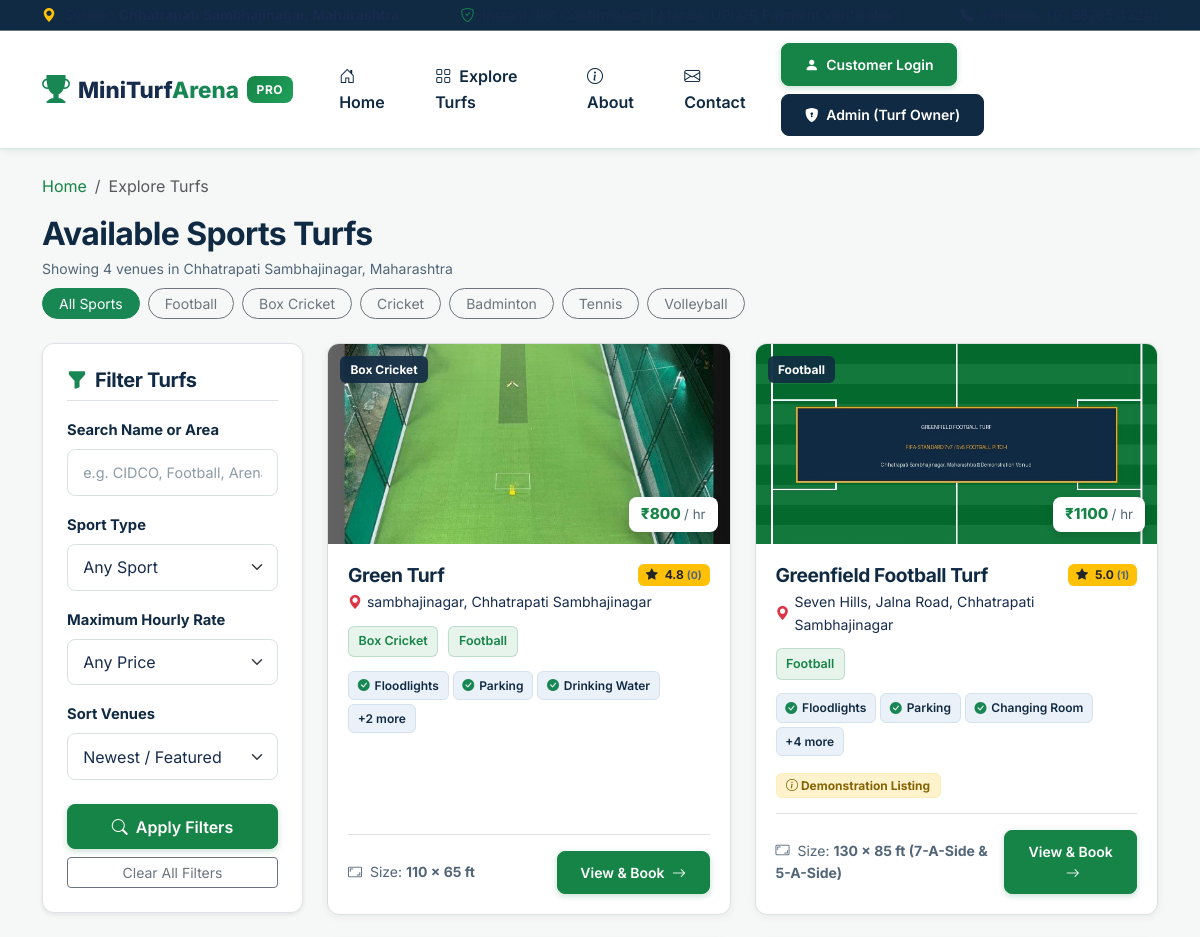
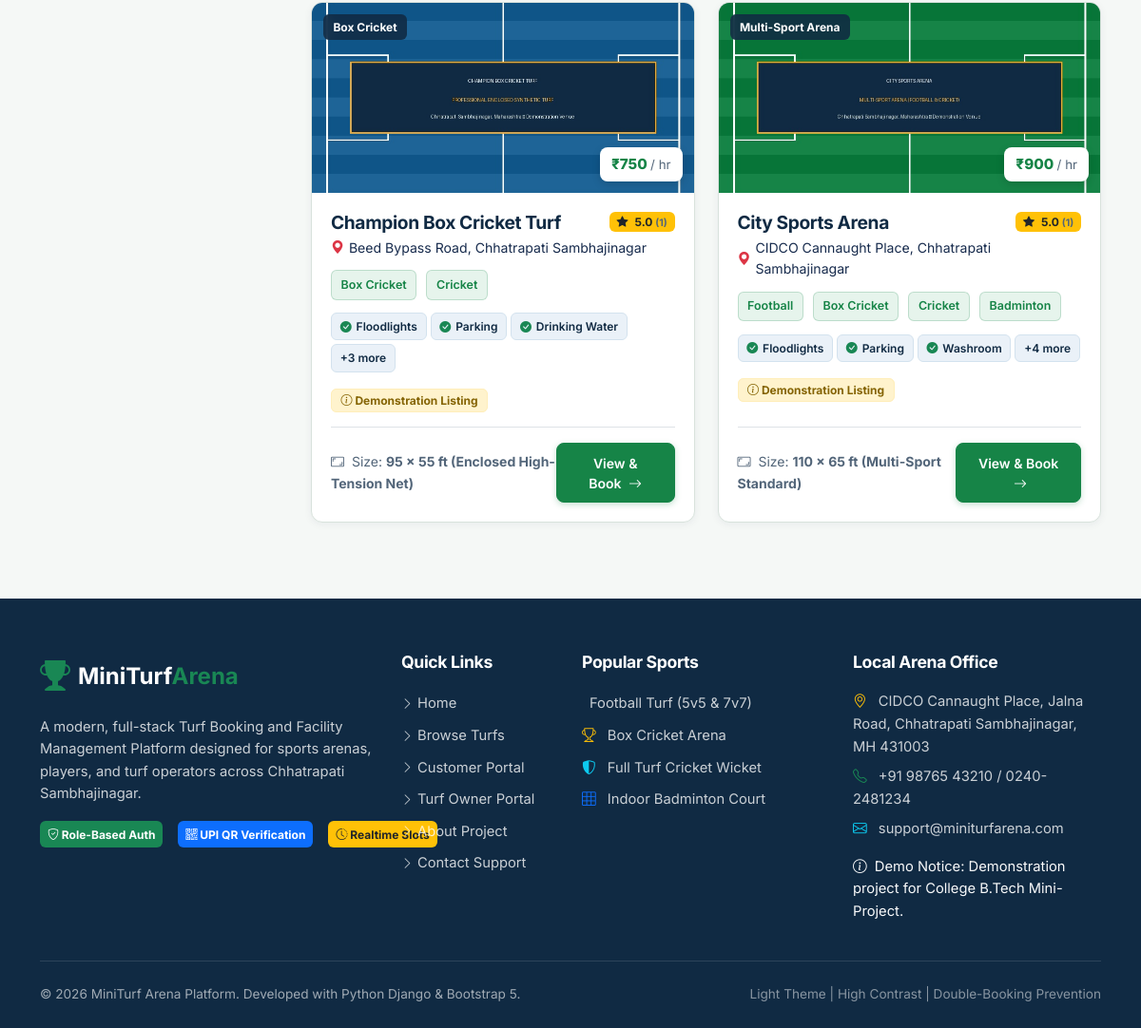
Page /turfs/ on the committed database (2 pictures, top to bottom).
### turfs/models.py (models this page shows, shortened)
class Turf(models.Model):
    TURF_TYPE_CHOICES = [
        ('Football', 'Football Turf (Natural / Artificial Grass)'),
        ('Box Cricket', 'Box Cricket Turf (Synthetic Grass)'),
        ('Cricket & Football', 'Cricket & Football Multi-Turf'),
        ('Multi-Sport Arena', 'Multi-Sport Arena (Cricket, Football, Volleyball)'),
        ('Badminton', 'Indoor Badminton Court (Wooden / Synthetic)'),
        ('Tennis', 'Lawn Tennis Court'),
    ]
    owner = models.ForeignKey(User, on_delete=models.CASCADE, related_name='turfs')
    name = models.CharField(max_length=150)
    slug = models.SlugField(max_length=180, unique=True, blank=True)
    city = models.CharField(max_length=100, default='Chhatrapati Sambhajinagar')
    area = models.CharField(max_length=150, help_text="e.g. CIDCO Cannaught Place, Beed Bypass, Seven Hills")
    address = models.TextField(help_text="Full address with landmark")
    google_maps_url = models.CharField(max_length=600, blank=True, help_text="Google Maps share link or iframe embed URL")
    turf_type = models.CharField(max_length=60, choices=TURF_TYPE_CHOICES, default='Box Cricket')
    size = models.CharField(max_length=100, default='110 x 65 ft', help_text="e.g., 110 x 65 ft, 7-A-Side Football, Standard Box Cricket")
    available_sports = models.CharField(max_length=250, default='Box Cricket, Football', help_text="Comma-separated: Box Cricket, Football, Volleyball")
    description = models.TextField()
    hourly_price = models.DecimalField(max_digits=8, decimal_places=2, default=800.00, help_text="Price per hour in INR (₹)")
    opening_time = models.TimeField(default='06:00:00', help_text="Turf opening hour")
    closing_time = models.TimeField(default='23:00:00', help_text="Turf closing hour")
    slot_duration_minutes = models.PositiveIntegerField(default=60, help_text="Slot duration in minutes (standard: 60)")
    facilities = models.CharField(
        max_length=350,
        default='Floodlights, Parking, Drinking Water, Washroom, Changing Room',
        help_text="Comma-separated: Floodlights, Parking, Drinking Water, Washroom, Changing Room, Cafeteria, First Aid"
    )
    contact_number = models.CharField(max_length=20, default='+91 98765 43210')
    rules_and_regulations = models.TextField(
        blank=True,
        default="1. Non-marking sports shoes or turf studs only (metal studs strictly prohibited).\n"
                "2. Please report 10 minutes prior to your booked slot.\n"
                "3. Smoking and consumption of alcohol are strictly banned inside the arena.\n"
                "4. Management is not responsible for loss of personal belongings.\n"
                "5. Any physical damage to turf netting or floodlights will be chargeable."
    )
    featured_image = models.ImageField(upload_to='turf_images/', blank=True, null=True)
    is_demo = models.BooleanField(default=False, help_text="Flag for demonstration listing in mini-project")
    is_active = models.BooleanField(default=True)
    created_at = models.DateTimeField(auto_now_add=True)
    updated_at = models.DateTimeField(auto_now=True)
    class Meta:
        ordering = ['-created_at']
    def get_sports_list(self):
        return [s.strip() for s in self.available_sports.split(',') if s.strip()]
    def get_facilities_list(self):
        return [f.strip() for f in self.facilities.split(',') if f.strip()]
    def average_rating(self):
        avg = self.reviews.filter(is_approved=True).aggregate(Avg('rating'))['rating__avg']
        return round(avg, 1) if avg else 0.0
    def total_reviews(self):
        return self.reviews.filter(is_approved=True).count()

### turfs/views.py (the view, shortened to what this page needs)
# urls.py: path('', views.turf_list_view, name='turf_list'),
def turf_list_view(request):
    turfs = Turf.objects.filter(is_active=True)
    q = request.GET.get('q', '').strip()
    sport = request.GET.get('sport', '').strip()
    if sport:
        turfs = turfs.filter(available_sports__icontains=sport)
    turf_type = request.GET.get('turf_type', '').strip()
    if turf_type:
        turfs = turfs.filter(turf_type=turf_type)
    max_price = request.GET.get('max_price', '').strip()
    if max_price:
        try:
            turfs = turfs.filter(hourly_price__lte=float(max_price))
        except ValueError:
            pass
    sort = request.GET.get('sort', 'popular')
    if sort == 'price_low':
        turfs = turfs.order_by('hourly_price')
    elif sort == 'price_high':
        turfs = turfs.order_by('-hourly_price')
    else:
        turfs = turfs.order_by('-created_at')
    sports_options = ['Football', 'Box Cricket', 'Cricket', 'Badminton', 'Tennis', 'Volleyball']
    context = {
        'turfs': turfs,
        'title': 'Explore Turfs in Chhatrapati Sambhajinagar',
        'q': q,
        'selected_sport': sport,
        'selected_type': turf_type,
        'selected_price': max_price,
        'selected_sort': sort,
        'sports_options': sports_options,
        'turf_type_choices': Turf.TURF_TYPE_CHOICES,
    }
    return render(request, 'turfs/turf_list.html', context)

### templates/turfs/turf_list.html (shortened to what this page needs)
{% extends 'base.html' %}
{% block content %}
<div class="py-4" style="background-color: #F5F8F6;">
    <div class="container">
        <nav aria-label="breadcrumb" class="mb-3">
            <ol class="breadcrumb">
                <li class="breadcrumb-item"><a href="{% url 'home' %}">Home</a></li>
                <li class="breadcrumb-item active" aria-current="page">Explore Turfs</li>
            </ol>
        </nav>
        <div class="d-flex justify-content-between align-items-center mb-4 flex-wrap gap-2">
            <div>
                <h2 class="fw-bold text-navy mb-1">Available Sports Turfs</h2>
                <p class="text-muted small mb-0">Showing {{ turfs.count }} venue{{ turfs.count|pluralize }} in Chhatrapati Sambhajinagar, Maharashtra</p>
            </div>
            <div class="d-flex gap-2 flex-wrap">
                <a href="{% url 'turf_list' %}" class="btn btn-sm {% if not selected_sport %}btn-success{% else %}btn-outline-secondary{% endif %} rounded-pill px-3">
                    All Sports
                </a>
                {% for sport_name in sports_options %}
                    <a href="{% url 'turf_list' %}?sport={{ sport_name }}" class="btn btn-sm {% if selected_sport == sport_name %}btn-success{% else %}btn-outline-secondary{% endif %} rounded-pill px-3">
                        {{ sport_name }}
                    </a>
                {% endfor %}
            </div>
        </div>
        <div class="row g-4">
            <div class="col-lg-3">
                <div class="card p-4 border shadow-sm bg-white sticky-top" style="top: 90px; border-radius: 12px;">
                    <h5 class="fw-bold text-navy mb-3 pb-2 border-bottom">
                        <i class="bi bi-funnel-fill text-success me-1"></i> Filter Turfs
                    </h5>
                    <form method="GET" action="{% url 'turf_list' %}">
                        <div class="mb-3">
                            <label class="form-label small fw-bold">Search Name or Area</label>
                            <input type="text" name="q" value="{{ q }}" class="form-control" placeholder="e.g. CIDCO, Football, Arena">
                        </div>
                        <div class="mb-3">
                            <label class="form-label small fw-bold">Sport Type</label>
                            <select name="sport" class="form-select">
                                <option value="">Any Sport</option>
                            </select>
                        </div>
                        <div class="mb-3">
                            <label class="form-label small fw-bold">Maximum Hourly Rate</label>
                            <select name="max_price" class="form-select">
                                <option value="">Any Price</option>
                            </select>
                        </div>
                        <div class="mb-4">
                            <label class="form-label small fw-bold">Sort Venues</label>
                            <select name="sort" class="form-select">
                                <option value="popular" {% if selected_sort == 'popular' %}selected{% endif %}>Newest / Featured</option>
                            </select>
                        </div>
                        <div class="d-grid gap-2">
                            <button type="submit" class="btn btn-primary-custom">
                                <i class="bi bi-search me-1"></i> Apply Filters
                            </button>
                            <a href="{% url 'turf_list' %}" class="btn btn-outline-secondary btn-sm">
                                Clear All Filters
                            </a>
                        </div>
                    </form>
                </div>
            </div>
            <div class="col-lg-9">
                <div class="row g-4">
                    {% for turf in turfs %}
                    <div class="col-md-6">
                        <div class="turf-card">
                            <div class="turf-card-img-wrapper">
                                {% if turf.featured_image %}
                                    <img src="{{ turf.featured_image.url }}" alt="{{ turf.name }}" class="turf-card-img">
                                {% else %}
                                    <img src="https://images.unsplash.com/photo-1529900240041-22f114d18eb1?auto=format&fit=crop&w=800&q=80" alt="{{ turf.name }}" class="turf-card-img">
                                {% endif %}
                                <span class="turf-card-badge">{{ turf.turf_type }}</span>
                                <div class="turf-card-price">
                                    ₹{{ turf.hourly_price|floatformat:0 }} <small class="text-muted fw-normal">/ hr</small>
                                </div>
                            </div>
                            <div class="turf-card-body">
                                <div class="d-flex justify-content-between align-items-start mb-1">
                                    <h5 class="turf-card-title mb-0">{{ turf.name }}</h5>
                                    <span class="badge bg-warning text-dark fw-bold">
                                        <i class="bi bi-star-fill text-dark me-1"></i>
                                        {% if turf.average_rating > 0 %}{{ turf.average_rating }}{% else %}4.8{% endif %}
                                        <small class="text-muted">({{ turf.total_reviews }})</small>
                                    </span>
                                </div>
                                <div class="turf-card-location">
                                    <i class="bi bi-geo-alt-fill text-danger"></i>
                                    <span>{{ turf.area }}, {{ turf.city }}</span>
                                </div>
                                <div class="mb-2">
                                    {% for sport in turf.get_sports_list %}
                                        <span class="badge-sport">{{ sport }}</span>
                                    {% endfor %}
                                </div>
                                <div class="mb-3 d-flex flex-wrap gap-1">
                                    {% for facility in turf.get_facilities_list|slice:":3" %}
                                        <span class="badge-facility"><i class="bi bi-check-circle-fill text-success"></i> {{ facility }}</span>
                                    {% endfor %}
                                    {% if turf.get_facilities_list|length > 3 %}
                                        <span class="badge-facility">+{{ turf.get_facilities_list|length|add:"-3" }} more</span>
                                    {% endif %}
                                </div>
                                {% if turf.is_demo %}
                                    <div class="mb-3">
                                        <span class="badge-demo"><i class="bi bi-info-circle"></i> Demonstration Listing</span>
                                    </div>
                                {% endif %}
                                <div class="mt-auto pt-3 border-top d-flex justify-content-between align-items-center">
                                    <div class="small text-muted">
                                        <i class="bi bi-aspect-ratio me-1"></i> Size: <strong>{{ turf.size }}</strong>
                                    </div>
                                    <a href="{% url 'turf_detail' slug=turf.slug %}" class="btn btn-primary-custom btn-sm">
                                        View & Book <i class="bi bi-arrow-right ms-1"></i>
                                    </a>
                                </div>
                            </div>
                        </div>
                    </div>
                    {% endfor %}
                </div>
            </div>
        </div>
    </div>
</div>
{% endblock %}

### rows in the picture
Turf: featured_image (picture), turf_type "Box Cricket", hourly_price "800", name "Green Turf", shows "4.8", total_reviews "0", area "sambhajinagar", city "Chhatrapati Sambhajinagar", get_sports_list "Box Cricket" "Football", get_facilities_list "Floodlights" "Parking" "Drinking Water", get_facilities_list|length "2", size "110 x 65 ft"
Turf: featured_image (picture), turf_type "Football", hourly_price "1100", name "Greenfield Football Turf", average_rating "5.0", total_reviews "1", area "Seven Hills, Jalna Road", city "Chhatrapati Sambhajinagar", get_sports_list "Football", get_facilities_list "Floodlights" "Parking" "Changing Room", get_facilities_list|length "4", is_demo True (drawn), size "130 x 85 ft (7-A-Side & 5-A-Side)"
Turf: featured_image (picture), turf_type "Box Cricket", hourly_price "750", name "Champion Box Cricket Turf", average_rating "5.0", total_reviews "1", area "Beed Bypass Road", city "Chhatrapati Sambhajinagar", get_sports_list "Box Cricket" "Cricket", get_facilities_list "Floodlights" "Parking" "Drinking Water", get_facilities_list|length "3", is_demo True (drawn), size "95 x 55 ft (Enclosed High-Tension Net)"
Turf: featured_image (picture), turf_type "Multi-Sport Arena", hourly_price "900", name "City Sports Arena", average_rating "5.0", total_reviews "1", area "CIDCO Cannaught Place", city "Chhatrapati Sambhajinagar", get_sports_list "Football" "Box Cricket" "Cricket" "Badminton", get_facilities_list "Floodlights" "Parking" "Washroom", get_facilities_list|length "4", is_demo True (drawn), size "110 x 65 ft (Multi-Sport Standard)"

### other values in the picture
{{ turfs.count }} "4"
{{ sport_name }} "Football" "Box Cricket" "Cricket" "Badminton" "Tennis" "Volleyball"
